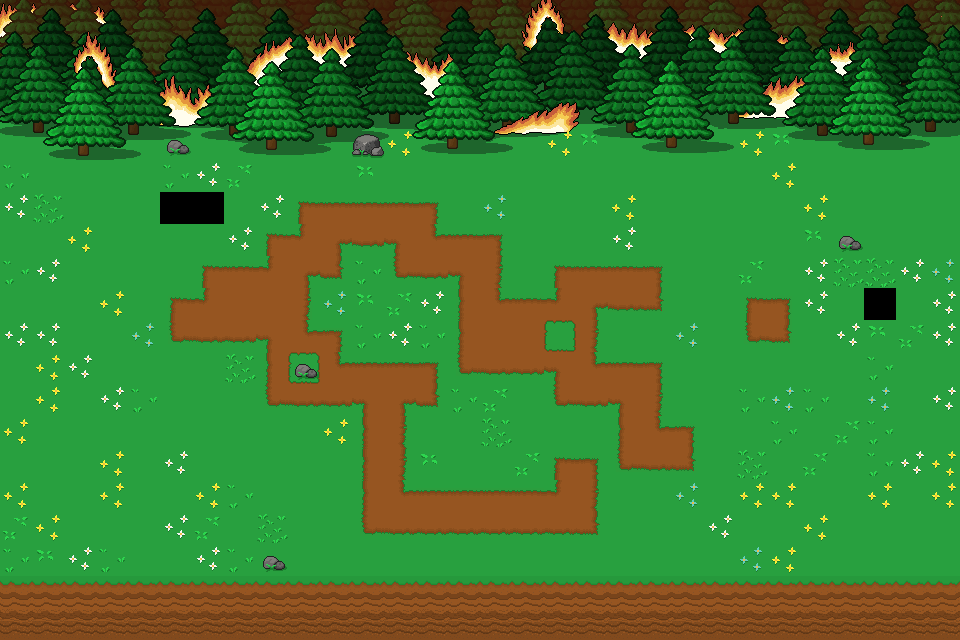

A level layout from a 2D game, rendered from its tile map. Below: a short description, then the map file with tile-grid data replaced by summaries:
An orthogonal 30x20 tile map with 32x32 px tiles, 3 tile layers (colisiones, fondo, flores,piedras,etc_cap1), 26 tilesets and 50 objects (18x pino_v.2, 12x arbusto_v.2, 7x fuego1, 6x Piedras2_v2, 2x pino_muerto, ...).

<map version="1.10" tiledversion="1.11.0" orientation="orthogonal" renderorder="right-down" width="30" height="20" tilewidth="32" tileheight="32" infinite="0" nextlayerid="15" nextobjectid="72">
 <tileset firstgid="1" name="piso_tierra" tilewidth="32" tileheight="32" tilecount="1" columns="1">
  <image source="piso_tierra.png" trans="ff00ff" width="32" height="32" />
 </tileset>
 <tileset firstgid="2" name="tierra" tilewidth="32" tileheight="32" tilecount="1" columns="1">
  <image source="tierra.png" trans="ff00ff" width="32" height="32" />
 </tileset>
 <tileset firstgid="3" name="pino_v.2" tilewidth="96" tileheight="96" tilecount="1" columns="1">
  <image source="pino_v.2.png" trans="ff00ff" width="96" height="96" />
 </tileset>
 <tileset firstgid="4" name="arbusto_v.2" tilewidth="96" tileheight="64" tilecount="1" columns="1">
  <image source="arbusto_v.2.png" trans="ff00ff" width="96" height="64" />
 </tileset>
 <tileset firstgid="5" name="areas_sin_pasto" tilewidth="32" tileheight="32" tilecount="9" columns="3">
  <image source="areas_sin_pasto.png" trans="ff00ff" width="96" height="96" />
 </tileset>
 <tileset firstgid="14" name="area sin pasto_5" tilewidth="32" tileheight="32" tilecount="1" columns="1">
  <image source="area sin pasto_5.png" trans="ff00ff" width="32" height="32" />
 </tileset>
 <tileset firstgid="15" name="area sin pasto_4" tilewidth="32" tileheight="32" tilecount="1" columns="1">
  <image source="area sin pasto_4.png" trans="ff00ff" width="32" height="32" />
 </tileset>
 <tileset firstgid="16" name="area sin pasto_3" tilewidth="32" tileheight="32" tilecount="1" columns="1">
  <image source="area sin pasto_3.png" trans="ff00ff" width="32" height="32" />
 </tileset>
 <tileset firstgid="17" name="area sin pasto_2" tilewidth="32" tileheight="32" tilecount="1" columns="1">
  <image source="area sin pasto_2.png" trans="ff00ff" width="32" height="32" />
 </tileset>
 <tileset firstgid="18" name="Piedras2_v2" tilewidth="32" tileheight="32" tilecount="1" columns="1">
  <image source="Piedras2_v2.png" trans="ff00ff" width="32" height="32" />
 </tileset>
 <tileset firstgid="19" name="Piedras_v2" tilewidth="32" tileheight="32" tilecount="1" columns="1">
  <image source="Piedras_v2.png" trans="ff00ff" width="32" height="32" />
 </tileset>
 <tileset firstgid="20" name="pino_fuego_0001" tilewidth="128" tileheight="128" tilecount="1" columns="1">
  <image source="pino_fuego_0001.png" trans="ff00ff" width="128" height="128" />
 </tileset>
 <tileset firstgid="21" name="pino_fuego2_0001" tilewidth="128" tileheight="128" tilecount="1" columns="1">
  <image source="pino_fuego2_0001.png" trans="ff00ff" width="128" height="128" />
 </tileset>
 <tileset firstgid="22" name="pino_muerto" tilewidth="96" tileheight="96" tilecount="1" columns="1">
  <image source="pino_muerto.png" trans="ff00ff" width="96" height="96" />
 </tileset>
 <tileset firstgid="23" name="pino_muerto_fuego_0001" tilewidth="96" tileheight="96" tilecount="1" columns="1">
  <image source="pino_muerto_fuego_0001.png" trans="ff00ff" width="96" height="96" />
 </tileset>
 <tileset firstgid="24" name="Piso_FloresAMa" tilewidth="32" tileheight="32" tilecount="1" columns="1">
  <image source="Piso_FloresAMa.png" trans="ff00ff" width="32" height="32" />
 </tileset>
 <tileset firstgid="25" name="Piso_FloresAZ" tilewidth="32" tileheight="32" tilecount="1" columns="1">
  <image source="Piso_FloresAZ.png" trans="ff00ff" width="32" height="32" />
 </tileset>
 <tileset firstgid="26" name="Piso_FloresBL" tilewidth="32" tileheight="32" tilecount="1" columns="1">
  <image source="Piso_FloresBL.png" trans="ff00ff" width="32" height="32" />
 </tileset>
 <tileset firstgid="27" name="piso_pasto3" tilewidth="32" tileheight="32" tilecount="1" columns="1">
  <image source="piso_pasto3.png" trans="ff00ff" width="32" height="32" />
 </tileset>
 <tileset firstgid="28" name="piso_pasto2" tilewidth="32" tileheight="32" tilecount="1" columns="1">
  <image source="piso_pasto2.png" trans="ff00ff" width="32" height="32" />
 </tileset>
 <tileset firstgid="29" name="Pasto_v2" tilewidth="32" tileheight="32" tilecount="1" columns="1">
  <image source="Pasto_v2.png" trans="ff00ff" width="32" height="32" />
 </tileset>
 <tileset firstgid="30" name="Pasto2_v2" tilewidth="32" tileheight="32" tilecount="1" columns="1">
  <image source="Pasto2_v2.png" trans="ff00ff" width="32" height="32" />
 </tileset>
 <tileset firstgid="31" name="fondo2_nv.2" tilewidth="32" tileheight="32" tilecount="150" columns="30">
  <image source="fondo2_nv.2.png" trans="ff00ff" width="960" height="160" />
 </tileset>
 <tileset firstgid="181" name="area sin pasto 32x32" tilewidth="32" tileheight="32" tilecount="1" columns="1">
  <image source="area sin pasto 32x32.png" trans="ff00ff" width="32" height="32" />
 </tileset>
 <tileset firstgid="182" name="fuego1" tilewidth="128" tileheight="128" tilecount="1" columns="1">
  <image source="fuego1.png" trans="ff00ff" width="128" height="128" />
 </tileset>
 <tileset firstgid="183" name="piso" tilewidth="32" tileheight="32" tilecount="1" columns="1">
  <image source="piso.png" trans="ff00ff" width="32" height="32" />
 </tileset>
 <layer id="4" name="colisiones" width="30" height="20">
  <data>[600 cells, 0 non-empty, 0 distinct tile ids]</data>
 </layer>
 <layer id="1" name="fondo" width="30" height="20">
  <data>[600 cells, 597 non-empty, 167 distinct tile ids]</data>
 </layer>
 <layer id="8" name="flores,piedras,etc_cap1" width="30" height="20">
  <data>[600 cells, 106 non-empty, 9 distinct tile ids]</data>
 </layer>
 <objectgroup id="14" name="fuego">
  <object id="63" name="fuego1" gid="182" x="0" y="320" width="128" height="128" />
  <object id="64" name="fuego1" gid="182" x="-64" y="352" width="128" height="128" />
  <object id="66" name="fuego1" gid="182" x="64" y="480" width="128" height="128" />
  <object id="67" name="fuego1" gid="182" x="-32" y="576" width="128" height="128" />
  <object id="68" name="fuego1" gid="182" x="864" y="352" width="128" height="128" />
  <object id="69" name="fuego1" gid="182" x="864" y="480" width="128" height="128" />
  <object id="70" name="fuego1" gid="182" x="800" y="448" width="128" height="128" />
 </objectgroup>
 <objectgroup id="6" name="piedras_grandes">
  <object id="42" name="Piedras2_v2" gid="18" x="96" y="320" width="32" height="32" />
  <object id="43" name="Piedras2_v2" gid="18" x="288" y="480" width="32" height="32" />
  <object id="44" name="Piedras2_v2" gid="18" x="544" y="352" width="32" height="32" />
  <object id="45" name="Piedras2_v2" gid="18" x="832" y="416" width="32" height="32" />
  <object id="46" name="Piedras2_v2" gid="18" x="736" y="448" width="32" height="32" />
  <object id="47" name="Piedras2_v2" gid="18" x="608" y="224" width="32" height="32" />
 </objectgroup>
 <objectgroup id="5" name="arbutos_detras_De_pinos">
  <object id="39" name="arbusto_v.2" gid="4" x="800" y="512" width="96" height="64" />
  <object id="40" name="arbusto_v.2" gid="4" x="736" y="544" width="96" height="64" />
  <object id="54" name="arbusto_v.2" gid="4" x="160" y="224" width="96" height="64" />
  <object id="61" name="arbusto_v.2" gid="4" x="704" y="192" width="96" height="64" />
 </objectgroup>
 <objectgroup id="2" name="Pinos">
  <object id="1" name="pino_v.2" gid="3" x="-32" y="160" width="96" height="96" />
  <object id="3" name="pino_v.2" gid="3" x="0" y="192" width="96" height="96" />
  </objectgroup>
 <objectgroup id="10" name="Pino_muerto">
  <!-- 15 objects omitted --></objectgroup>
 <objectgroup id="3" name="arbustos">
  <!-- 13 objects omitted --></objectgroup>
 <objectgroup id="7" name="objtanimnFUEGO1_pinos_completos">
  <!-- 5 objects omitted --></objectgroup>
 <objectgroup id="9" name="objtanimnFUEGO2_pinos_completos">
  <!-- 3 objects omitted --></objectgroup>
 <objectgroup id="11" name="objtanimnFUEGO_pino_rip">
  <!-- 2 objects omitted --></objectgroup>
</map>
<!-- 31 of 50 objects omitted -->